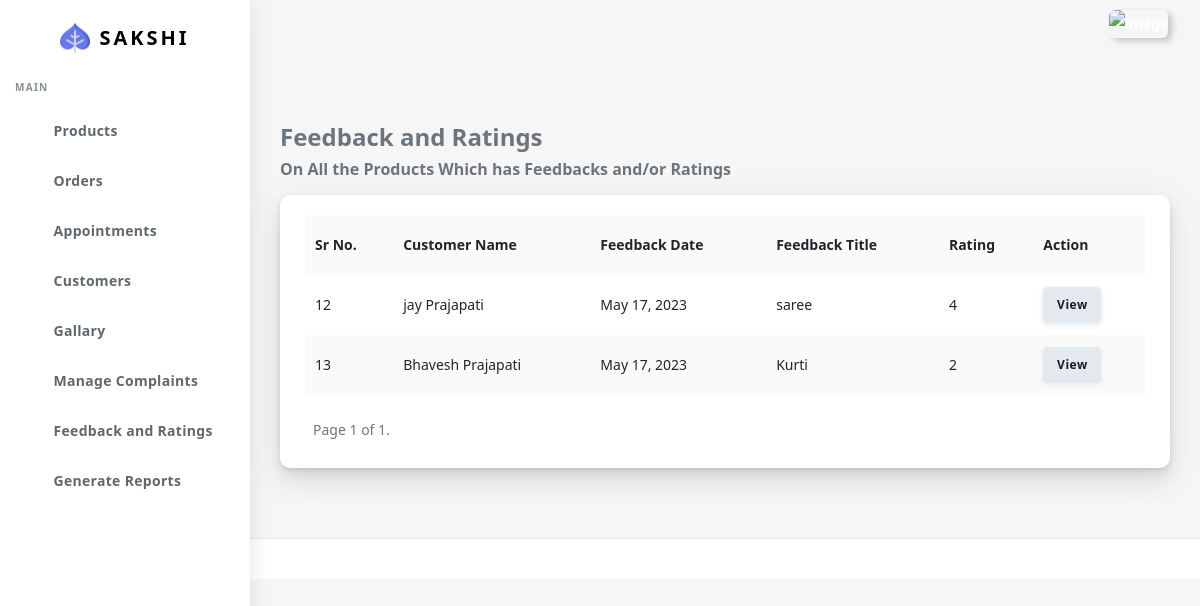
/feedback (signed in), run on the app's committed database.
### customer/models.py (models this page shows, shortened)
class Feedback(models.Model):
    userbase=models.ForeignKey(UserBase,on_delete=CASCADE,null=False)
    product_id=models.ForeignKey(Product,on_delete=CASCADE,null=False)
    fb_title=models.CharField(max_length=45)
    fb_desc=models.TextField()
    fb_date=models.DateTimeField(auto_now=True)
    class Meta:
        unique_together = (('userbase', 'product_id'),)
    def __str__(self) -> str:
        return self.fb_title

class UserBase(models.Model):
    user_id=models.OneToOneField(User,on_delete=CASCADE,primary_key=True)
    first_name=models.CharField(max_length=45)
    last_name=models.CharField(max_length=45)
    gender=models.BooleanField(default="Not Specified")
    dob=models.DateField(default="Not Specified")
    cus_add1=models.TextField(null=True,blank=True)
    cus_add2=models.TextField(null=True,blank=True)
    pincode=models.IntegerField()
    Cus_phone=models.CharField(max_length=10)
    profile=models.ImageField(upload_to="profileImages/",max_length=1500)
    area_id=models.ForeignKey(Area,on_delete=CASCADE)
    class meta:
        ordering = ['user_id']

class Rating(models.Model):
    userbase=models.ForeignKey(UserBase,on_delete=CASCADE,null=False)
    product_id=models.ForeignKey(Product,on_delete=CASCADE,null=False)
    value=models.CharField(max_length=1)
    class Meta:
        unique_together = (('userbase', 'product_id'),)
    def __str__(self) -> str:
        return str(self.value)

### customer/views.py (the view)
# urls.py: path("feedback",views.feedback,name="feedback"),
@login_required(login_url='sign-in')
def feedback(request):
    checklocal(request)
    feedback=Feedback.objects.all()
    ratings=Rating.objects.all()
    print(feedback)
    print(ratings)
    zip_data=list(zip(feedback,ratings))
    paginator=Paginator(zip_data,5)
    page_number=request.GET.get('page')
    feed=paginator.get_page(page_number)
    return render(request,"Mainadmin/feedback-rating.html",{'context':feed})

### customer/views.py (called while the page is built)
def checklocal(request):
    if request.user.is_staff==False:
        logout(request)

### customer/templates/Mainadmin/feedback-rating.html (shortened to what this page needs)
{% extends "Mainadmin/index.html" %}
{% load static %}
{% block body %}
      <div class="main-content">
        <section class="section">
          <div class="section-body">
             <div class="row">
              <div class="col-12 ">
                  <div class="header">
                    <h4>Feedback and Ratings</h4>
                    <h6>On All the Products Which has Feedbacks and/or Ratings </h6>
                  </div>
                <div class="card mt-3">
                  <div class="card-body">
                    <div class="table-responsive">
                      {% if context %}
                      <table class="table table-striped">
                        <tr>
                          <th>Sr No.</th>
                          <th>Customer Name</th>
                          <th>Feedback Date</th>
                          <th>Feedback Title</th>
                          <th>Rating</th>
                          <th>Action</th>
                        </tr>
                        {% for f,r in context  %}
                        <tr>
                          <td>{{f.id}}</td>
                          <td>{{f.userbase.first_name}} {{f.userbase.last_name}}</td>
                          <td>{{f.fb_date.date}}</td>
                          <td>
                            {{f.fb_title}}
                          </td>
                          <td>
                           {{r.value}}
                          </td>
                          <td >
                            <a href="{% url 'viewfeed' f.id r.id %}"><button class="btn btn-light">
                              View </button></a>
                          </td>
                        </tr>
                        {% endfor %}
                    </table>
                    <div class="pagination">
                      <span class="current m-2">
                           Page {{ context.number }} of {{ context.paginator.num_pages }}.
                       </span>
               </div>
               {% else %}
               <h6 class="text-center"> <b> No Records....</b></h6>
                    {% endif %}
                  </div>
                  </div>
                </div>
              </div>
            </div>
          </div>
        </section>
      </div>
      <footer class="main-footer">
      </footer>
   {% endblock body %}

### data on the page
Feedback: id "12", userbase.first_name "jay", userbase.last_name "Prajapati", fb_date "May 17, 2023", fb_title "saree", value "4"
Feedback: id "13", userbase.first_name "Bhavesh", userbase.last_name "Prajapati", fb_date "May 17, 2023", fb_title "Kurti", value "2"

### other printed values
{{ context.number }} "1"
{{ context.paginator.num_pages }} "1"
